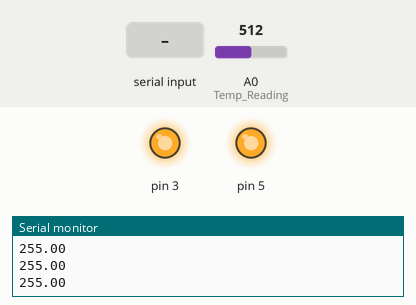
Recording of a sketch running on a simulated Arduino Uno, built with avr-gcc and run on an emulated ATmega328P. Parts: output pins drawn as LEDs (lit = HIGH), the last lines printed to the serial monitor. Inputs (shaded band) come from the test bench; at power-on: A0 (Temp_Reading) = 512.

Above: at 1.2 s.
1.3 s: A0 (Temp_Reading) set to 93
2.8 s: A0 (Temp_Reading) set to 79
4.3 s: A0 (Temp_Reading) set to 60
5.8 s: A0 (Temp_Reading) set to 50
At 8.25 s:
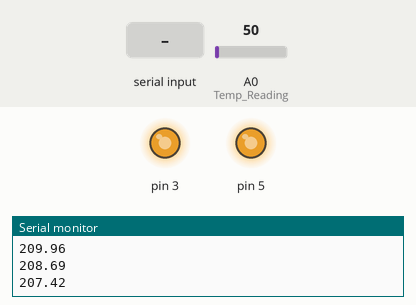
8.8 s: byte 30 received over Serial
At 8.95 s:
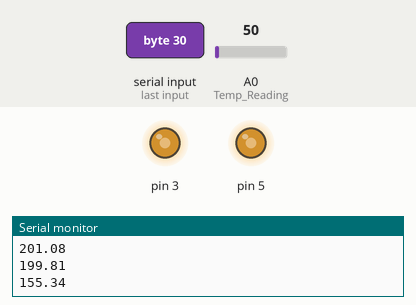
Timing chart, 0 to 12.8 s (numbered marks = the images above; inputs shaded):
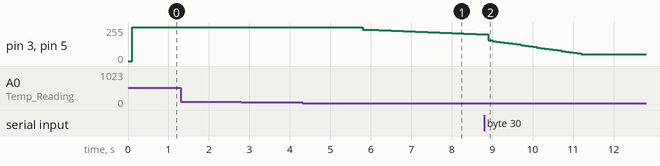

Measured:
- the behaviour switches between 56 and 55 on A0 (Temp_Reading) (found by bisection; images 0 and 1)
- after the input at 5.8 s, pin 3, pin 5: 255/255 → 234/255 at once, → 236/255 0.10 s later, → 235/255 0.10 s later, → 234/255 0.10 s later, … (30 changes in this stretch)

The sketch:

PIDFAN.ino
```cpp
#include <PWM.h>

unsigned long lastTime;           //system
double ITerm, lastInput, v;          //system, system

double Input, Output, Setpoint;   //TempSensorAI, PWMAO, TempDesiredUI
int SampleTime = 100;             //100 milliseconds
double kp = 10;                        //Proportional Constant
double ki = 0.80;                        //Integrator Constant
double kd = 0.75;                        //Differentiator Constant


void setup() {
    Serial.begin(9600);

    pinMode(A0, INPUT);   //Temp Reading
    pinMode(12, INPUT);  //Check if reading should continue
    pinMode(3, OUTPUT);
    pinMode(A1, INPUT);
    pinMode(5, OUTPUT);

    Setpoint = 26;
}


void loop() {

    v = analogRead(A0);
    float mv = ( v/1024.0)*5000;
    float Input = mv/10;
    //Serial.println(Input);

    if(Serial.available()>0) // if there is data to read
    {
    Setpoint=Serial.read(); // read data
    }

    unsigned long now = millis();
    int timeChange = (now - lastTime);
    if(timeChange>=SampleTime)
    {
        /*Compute all the working error variables*/
        double error = Input - Setpoint;
        ITerm+= (ki * error);
        if(ITerm> 255) ITerm= 255;
        else if(ITerm< 51) ITerm= 51;
        double dInput = (lastInput - Input);

        /*Compute PID Output*/
        Output = kp * error + ITerm- kd * dInput;
        if(Output> 255) Output = 255;
        else if(Output < 51) Output = 51;
        Serial.println(Output);

        /*Remember some variables for next time*/
        lastInput = Input;
        lastTime = now;

        pwmWrite(3, Output);
        analogWrite(5, Output);

    }
}
```
